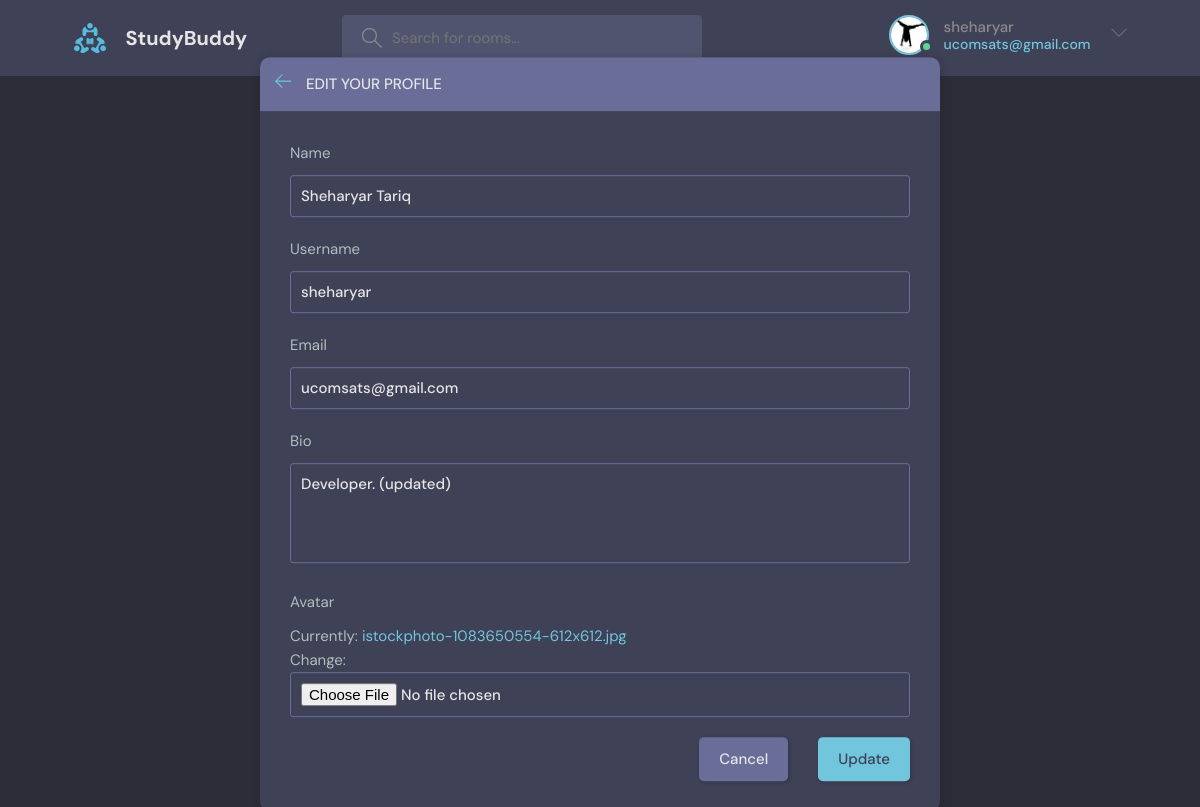
The page /update-user/ (signed in) on the database its author committed.
### base/models.py (models this page shows)
class User(AbstractUser):
    pass
    name = models.CharField(max_length=200, null=True)
    email = models.EmailField(null=True, unique=True)
    bio = models.TextField(null=True)
    avatar = models.ImageField(null=True, default='avatar.svg')
    USERNAME_FIELD = 'email'
    REQUIRED_FIELDS = []

### base/views.py (the view)
# urls.py: path('update-user/', views.updateUser, name='update-user'),
@login_required(login_url="login")
def updateUser(request):
    user = request.user
    form = UserForm(instance=user)
    if request.method == "POST":
        form = UserForm(request.POST, request.FILES, instance=user)
        if form.is_valid():
            form.save()
            return redirect("user-profile", pk=user.id)
    context = {'form': form}
    return render(request, "base/update-user.html", context)

### base/forms.py
class UserForm(ModelForm):
    class Meta:
        model = User
        fields = ['name', 'username', 'email', 'bio', 'avatar']

### base/templates/base/update-user.html (shortened to what this page needs)
{% extends "admin/main.html" %} {% block content %}
    <main class="update-account layout">
        <div class="container">
            <div class="layout__box">
                <div class="layout__boxHeader">
                    <div class="layout__boxTitle">
                        <a href="{{request.META.HTTP_REFERER}}">
                            <svg version="1.1" xmlns="http://www.w3.org/2000/svg" width="32" height="32"
                                viewBox="0 0 32 32">
                                <title>arrow-left</title>
                                <path
                                    d="M13.723 2.286l-13.723 13.714 13.719 13.714 1.616-1.611-10.96-10.96h27.625v-2.286h-27.625l10.965-10.965-1.616-1.607z">
                                </path>
                            </svg>
                        </a>
                        <h3>Edit your profile</h3>
                    </div>
                </div>
                <div class="layout__body">
                    <form class="form" action="" method="POST" , enctype="multipart/form-data">
                      {% for field in form %}
                        <div class="form__group">
                            <label for="profile_pic"> {{ field.label }}</label>
                            {{field}}
                        </div>
                      {% endfor %}
                        <div class="form__action">
                            <a class="btn btn--dark" href="{{request.META.HTTP_REFERER}}">Cancel</a>
                            <button class="btn btn--main" type="submit">Update</button>
                        </div>
                    </form>
                </div>
            </div>
        </div>
    </main>
    {% endblock content %}

### templates/admin/navbar.html (shortened to what this page needs)
{%  load static %}
<header class="header header--loggedIn">
  <div class="container">
    <a href="{% url 'home' %}" class="header__logo">
      <img src="{% static 'images/logo.svg' %}" />
      <h1>StudyBuddy</h1>
    </a>
    <form class="header__search" method = "GET action="{% url 'home' %}>
      <label>
        <input name="q" placeholder="Search for rooms..." />
      </label>
    <nav class="header__menu">
      {% if request.user.is_authenticated %}
      <div class="header__user">
        <a href="{% url 'user-profile' user.id %}">
          <div class="avatar avatar--medium active">
            <img src="{{request.user.avatar.url}}" />
          </div>
          <p>{{request.user.username}} <span>{{request.user}}</span></p>
        </a>
        <button class="dropdown-button">
          <svg
            version="1.1"
            xmlns="http://www.w3.org/2000/svg"
            width="32"
            height="32"
            viewBox="0 0 32 32"
          >
            <title>chevron-down</title>
            <path d="M16 21l-13-13h-3l16 16 16-16h-3l-13 13z"></path>
          </svg>
        </button>
      </div>
      {% else %}
      <a href="{% url 'login' %}">
        <img src="{% static 'images/avatar.svg' %}" />
        <p>Login</p>
      </a>
      {% endif %}
    </nav>
  </div>
</header>

### rows shown on the page
User: user.avatar (picture), user.username "sheharyar", user "ucomsats@gmail.com", form "Sheharyar Tariq" "sheharyar" "ucomsats@gmail.com" "Developer. (updated)"

### other values the page prints
{{ field.label }} "Name" "Username" "Email" "Bio" "Avatar"
